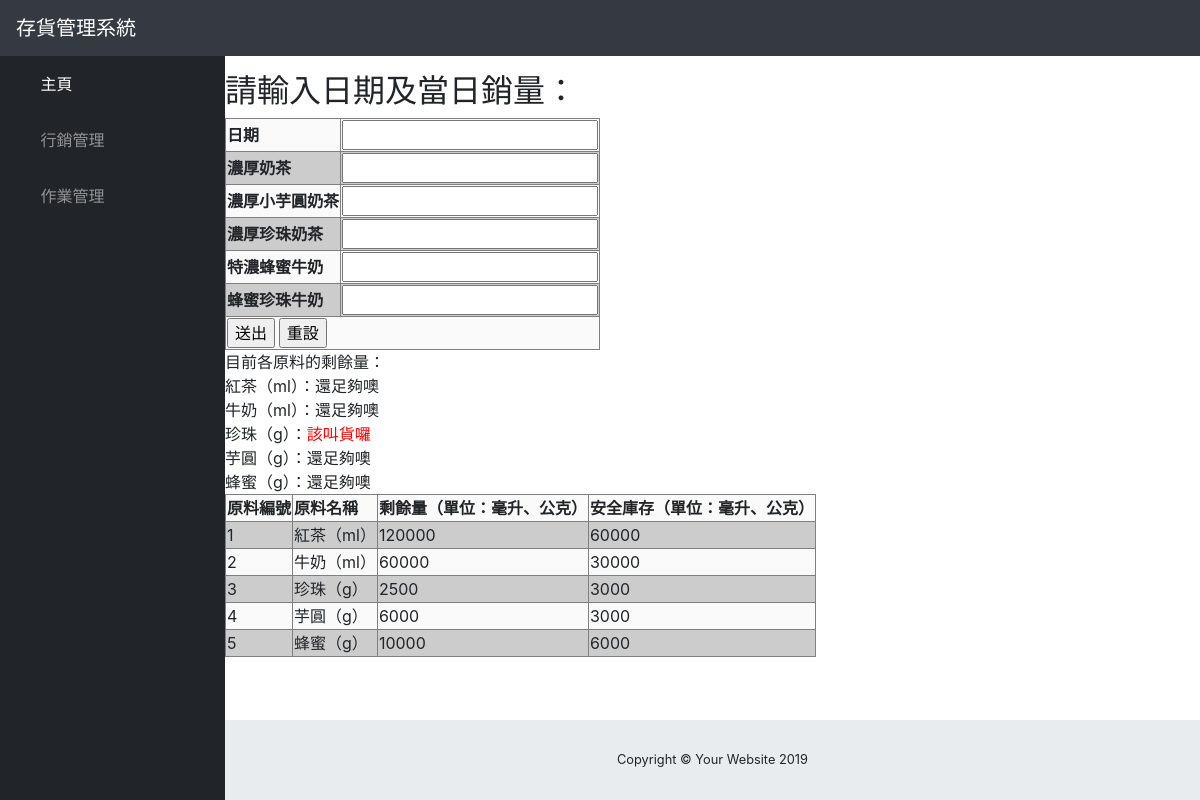
Before: /home/inventory.html with the older database file.
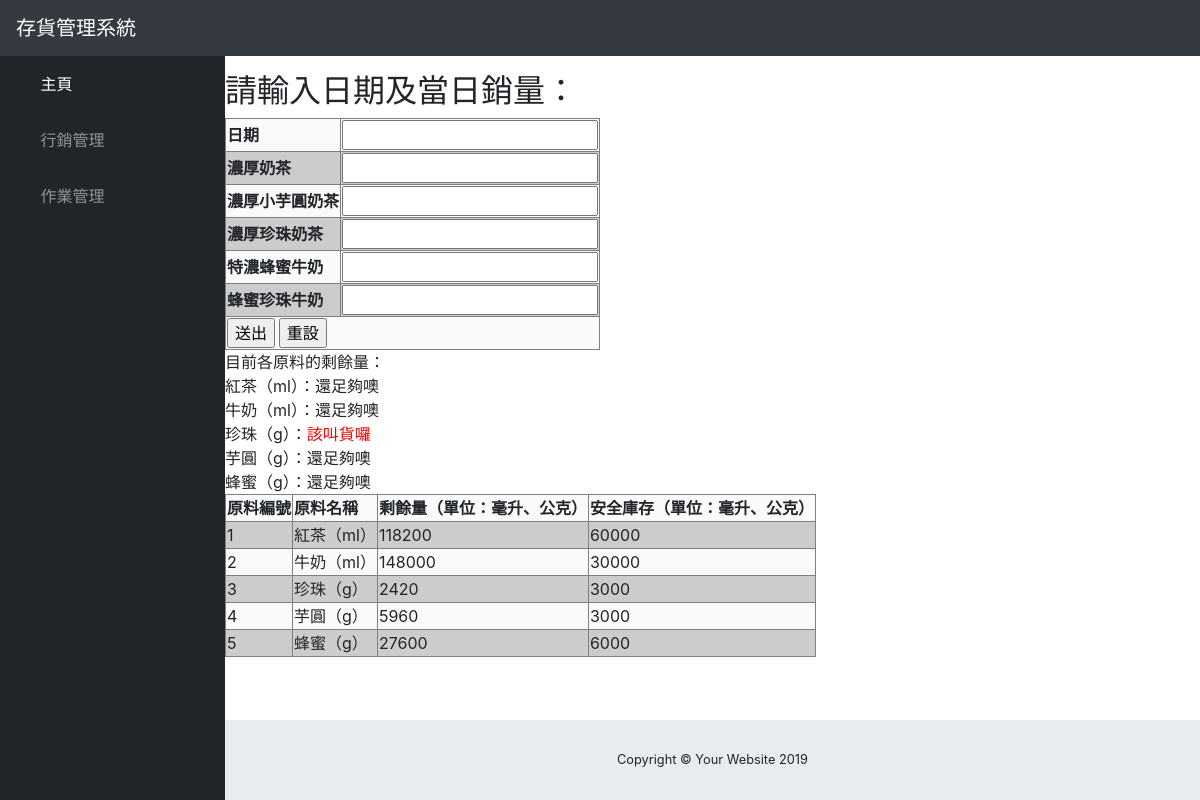
After: the same page with the newer database file.
### production/models.py (models this page shows, shortened)
class Matirial(models.Model):
    m_number = models.IntegerField(primary_key=True,verbose_name="原料編號")
    m_name = models.CharField(max_length = 10,verbose_name="原料名稱")                              #原料名
    m_left_amount = models.IntegerField(verbose_name="剩餘數量")                                   #剩餘量
    m_safe_inventory = models.IntegerField(verbose_name="安全存貨量")   #安全存貨：三位數，小數點後一位
    class Meta:
        verbose_name_plural="原料量"

### production/views.py (the view)
# urls.py: path('home/inventory.html',inventory),
def inventory(request):
    use_list = Matirial.objects.all().order_by('m_number')
    class Meta:
        model = Matirial
        fields = ['m_number', 'm_name','m_left_amount','m_safe_inventory',]
    return render(request,'inventory.html', locals())

### templates/inventory.html (shortened to what this page needs)
{% load static %}
<!DOCTYPE html>
<html lang="en">
<head>
  <link href='{% static "vendor/fontawesome-free/css/all.min.css"%}' rel="stylesheet" type="text/css">
  <link href='{% static "vendor/datatables/dataTables.bootstrap4.css" %}' rel="stylesheet">
  <link href=" {% static 'css/sb-admin.css' %}" rel="stylesheet">
</head>
<body id="page-top">
  <nav class="navbar navbar-expand navbar-dark bg-dark static-top">
    <a class="navbar-brand mr-1" href="index.html">存貨管理系統</a>
    <button class="btn btn-link btn-sm text-white order-1 order-sm-0" id="sidebarToggle" href="#">
      <i class="fas fa-bars"></i>
    </button>
  </nav>
  <div id="wrapper">
    <ul class="sidebar navbar-nav">
      <li class="nav-item active">
        <a class="nav-link" href="index.html">
          <i class="fas fa-fw fa-tachometer-alt"></i>
          <span>主頁</span>
        </a>
      </li>
      <li class="nav-item dropdown">
        <a class="nav-link dropdown-toggle" href="#" id="pagesDropdown" role="button" data-toggle="dropdown" aria-haspopup="true" aria-expanded="false">
          <i class="fas fa-fw fa-folder"></i>
          <span>行銷管理</span>
        </a>
      </li>
      <li class="nav-item dropdown">
        <a class="nav-link dropdown-toggle" href="#" id="pagesDropdown" role="button" data-toggle="dropdown" aria-haspopup="true" aria-expanded="false">
          <i class="fas fa-fw fa-folder"></i>
          <span>作業管理</span>
        </a>
      </li>
    </ul>
    <div id="content-wrapper">
    <h2>請輸入日期及當日銷量：</h2>
    <form action="." method="POST" name="inventory">
        <table border="1" cellpadding="1" cellspacing="4">
            <tr>
                <th>日期</th>
                <td><input type="DateField" id="sell_date"  name="sell_date" /></td>
            </tr>
            <tr>
                <th>濃厚奶茶</th>
                <td>
                    <input type="text" id="sell_pd1" name="sell_pd1" />
                </td>
            </tr>
            <tr>
                <th>濃厚小芋圓奶茶</th>
                <td><input type="text" id="sell_pd2" name="sell_pd2" /></td>
            </tr>
            <tr>
                <th>濃厚珍珠奶茶</th>
                <td><input type="text" id="sell_pd3" name="sell_pd3" /></td>
            </tr>
            <tr>
                <th>特濃蜂蜜牛奶</th>
                <td><input type="text" id="sell_pd4" name="sell_pd4" /></td>
            </tr>
            <tr>
                <th>蜂蜜珍珠牛奶</th>
                <td><input type="text" id="sell_pd5" name="sell_pd5" /></td>
            </tr>
            <tr>
                <th colspan="2" align="center">
                    <input type="submit" name="button" id="button" value="送出">
                    <input type="reset" name="button2" id="button2" value="重設">
            </tr>
        </table>
    </form>
      <span>目前各原料的剩餘量：</span>
      <br>
        <table border="1" cellpadding="1" cellspacing="3">
        <th>原料編號</th>
        <th>原料名稱</th>
        <th>剩餘量（單位：毫升、公克）</th>
        <th>安全庫存（單位：毫升、公克）</th>
      {% for u in use_list %}
      <tr>
        <td>{{u.m_number}} </td>
        <td>{{u.m_name}}  </td>
        <td>{{u.m_left_amount}}  </td>
        <td>{{u.m_safe_inventory}}  </td>
      </tr>
         {% if u.m_left_amount <= u.m_safe_inventory %}
            <span>{{u.m_name}}：<font color="red">該叫貨囉</font></span><br>
         {% else %}
            <span>{{u.m_name}}：還足夠噢</span><br>
         {% endif %}
      {% endfor %}
     </table>
     <br>
      <footer class="sticky-footer">
        <div class="container my-auto">
          <div class="copyright text-center my-auto">
            <span>Copyright © Your Website 2019</span>
          </div>
        </div>
      </footer>
    </div>
  </div>
</body>
</html>

Changed rows visible on the page:
changed Matirial "紅茶（ml）": m_left_amount "120000" → "118200"
changed Matirial "牛奶（ml）": m_left_amount "60000" → "148000"
changed Matirial "珍珠（g）": m_left_amount "2500" → "2420"
changed Matirial "芋圓（g）": m_left_amount "6000" → "5960"
changed Matirial "蜂蜜（g）": m_left_amount "10000" → "27600"
